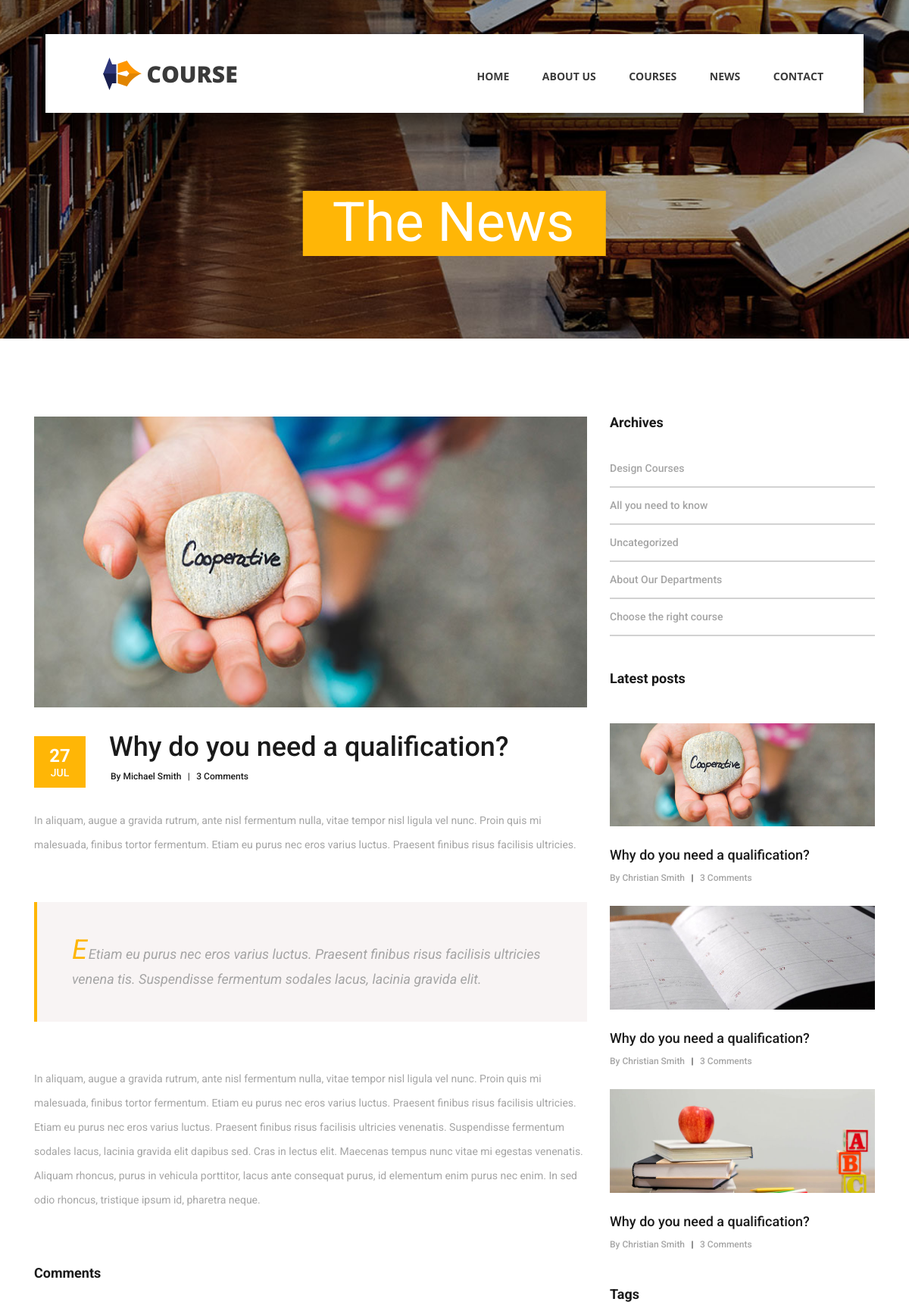
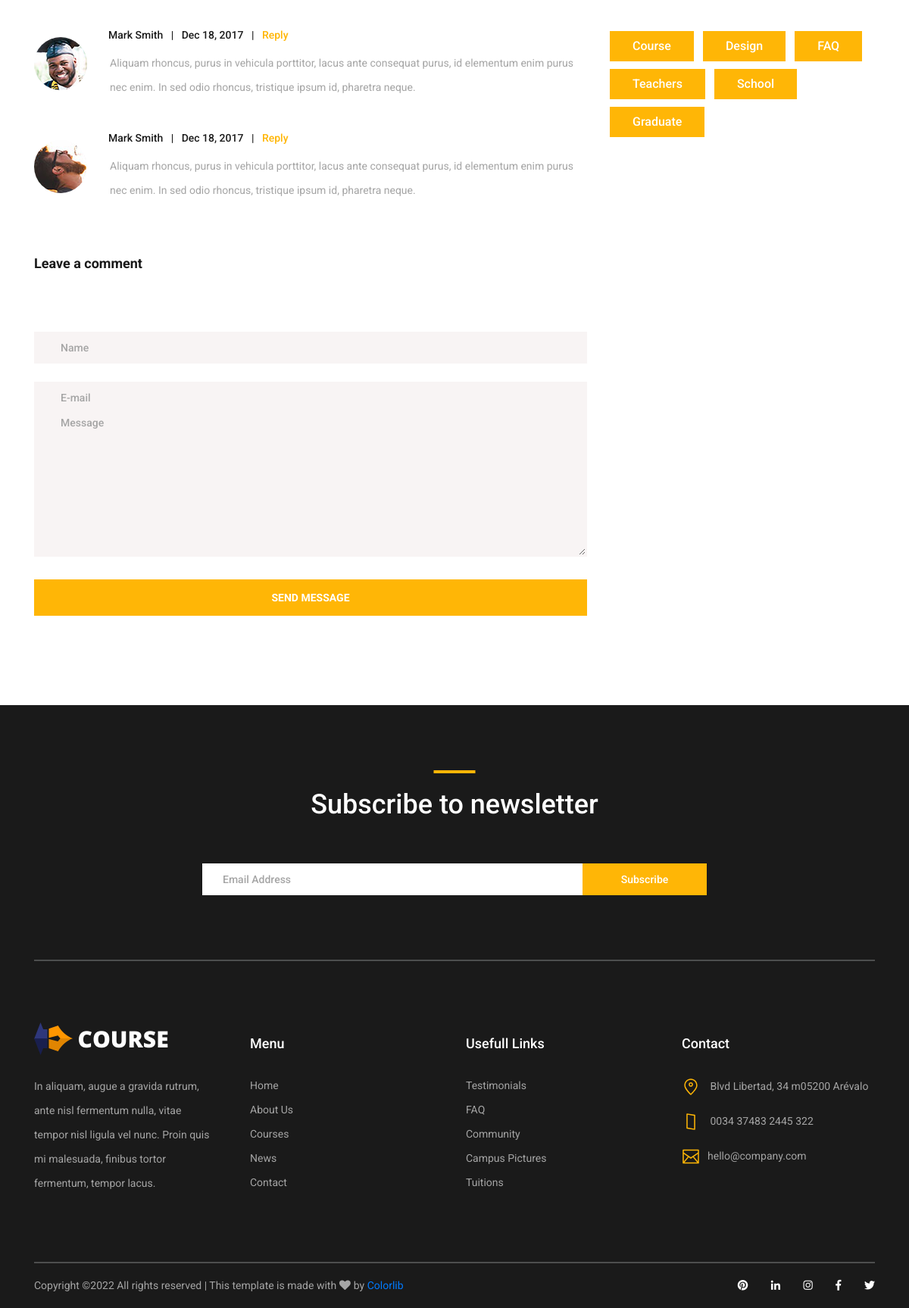
Screenshot of /news/1 with the database file from the repository (2 pictures, top to bottom).
### main/models.py (models this page shows, shortened)
class Post(models.Model):
    title = models.CharField(max_length=200)
    description1 = models.TextField()
    logo = models.ImageField(upload_to='upload')
    author = models.ForeignKey(Author, on_delete=models.CASCADE, blank=True)
    client = models.ForeignKey(Client, on_delete=models.CASCADE, blank=True)
    category = models.ForeignKey(Category, on_delete=models.CASCADE)
    pub_date2 = models.DateField(blank=True)
    description2 = models.TextField(blank=True)
    description3 = models.TextField(blank=True)

class Author(models.Model):
    logo = models.ImageField(upload_to='upload')
    name = models.CharField(max_length=200)
    title = models.CharField(max_length=200)
    price = models.IntegerField()

### main/views.py (the view)
# urls.py: path('news/<int:news_id>', newspostHandler),
def newspostHandler(request, news_id):
    newspost = Post.objects.get(id = int(news_id))
    return render(request, 'news_post.html', {'newspost':newspost,
                                              })

### templates/news_post.html
{% extends 'base.html' %}
{% block head %}
    <link rel="stylesheet" type="text/css" href="/media/styles/news_post_styles.css">
    <link rel="stylesheet" type="text/css" href="/media/styles/news_post_responsive.css">
{% endblock %}
{% block container %}
	<div class="home">
		<div class="home_background_container prlx_parent">
			<div class="home_background prlx" style="background-image:url(/media/images/news_background.jpg)"></div>
		</div>
		<div class="home_content">
			<h1>The News</h1>
		</div>
	</div>
	<div class="news">
		<div class="container">
			<div class="row">
				<div class="col-lg-8">
					<div class="news_post_container">
						<div class="news_post">
							<div class="news_post_image">
								<img src="/media/{{ newspost.logo}}" alt="https://unsplash.com/@dsmacinnes">
							</div>
							<div class="news_post_top d-flex flex-column flex-sm-row">
								<div class="news_post_date_container">
									<div class="news_post_date d-flex flex-column align-items-center justify-content-center">
										<div>{{ newspost.pub_date2|date:'d' }}</div>
										<div>{{ newspost.pub_date2|date:'M' }}</div>
									</div>
								</div>
								<div class="news_post_title_container">
									<div class="news_post_title">
										<a href="news_post.html">{{ newspost.title }}</a>
									</div>
									<div class="news_post_meta">
										<span class="news_post_author"><a href="#">By {{newspost.author.name}}</a></span>
										<span>|</span>
										<span class="news_post_comments"><a href="#">3 Comments</a></span>
									</div>
								</div>
							</div>
							<div class="news_post_text">
								<p>{{ newspost.description1}} </p>
							</div>
							<div class="news_post_quote">
								<p class="news_post_quote_text"><span>E</span>{{ newspost.description2}}</p>
							</div>
							<p class="news_post_text" style="margin-top: 59px;"> {{ newspost.description3}} </p>
						</div>
					</div>
					<div class="news_post_comments">
						<div class="comments_title">Comments</div>
						<ul class="comments_list">
							<li class="comment">
								<div class="comment_container d-flex flex-row">
									<div>
										<div class="comment_image">
											<img src="/media/images/comment_1.jpg" alt="">
										</div>
									</div>
									<div class="comment_content">
										<div class="comment_meta">
											<span class="comment_name"><a href="#">Mark Smith</a></span>
											<span class="comment_separator">|</span>
											<span class="comment_date">Dec 18, 2017</span>
											<span class="comment_separator">|</span>
											<span class="comment_reply_link"><a href="#">Reply</a></span>
										</div>
										<p class="comment_text">Aliquam rhoncus, purus in vehicula porttitor, lacus ante consequat purus, id elementum enim purus nec enim. In sed odio rhoncus, tristique ipsum id, pharetra neque. </p>
									</div>
								</div>
							</li>
							<li class="comment">
								<div class="comment_container d-flex flex-row">
									<div>
										<div class="comment_image">
											<img src="/media/images/comment_2.jpg" alt="">
										</div>
									</div>
									<div class="comment_content">
										<div class="comment_meta">
											<span class="comment_name"><a href="#">Mark Smith</a></span>
											<span class="comment_separator">|</span>
											<span class="comment_date">Dec 18, 2017</span>
											<span class="comment_separator">|</span>
											<span class="comment_reply_link"><a href="#">Reply</a></span>
										</div>
										<p class="comment_text">Aliquam rhoncus, purus in vehicula porttitor, lacus ante consequat purus, id elementum enim purus nec enim. In sed odio rhoncus, tristique ipsum id, pharetra neque. </p>
									</div>
								</div>
							</li>
						</ul>
					</div>
					<div class="leave_comment">
						<div class="leave_comment_title">Leave a comment</div>
						<div class="leave_comment_form_container">
							<form action="post">
								<input id="comment_form_name" class="input_field contact_form_name" type="text" placeholder="Name" required="required" data-error="Name is required.">
								<input id="comment_form_email" class="input_field contact_form_email" type="email" placeholder="E-mail" required="required" data-error="Valid email is required.">
								<textarea id="comment_form_message" class="text_field contact_form_message" name="message" placeholder="Message" required="required" data-error="Please, write us a message."></textarea>
								<button id="comment_send_btn" type="submit" class="comment_send_btn trans_200" value="Submit">send message</button>
							</form>
						</div>
					</div>
				</div>
				<div class="col-lg-4">
					<div class="sidebar">
						<div class="sidebar_section">
							<div class="sidebar_section_title">
								<h3>Archives</h3>
							</div>
							<ul class="sidebar_list">
								<li class="sidebar_list_item"><a href="#">Design Courses</a></li>
								<li class="sidebar_list_item"><a href="#">All you need to know</a></li>
								<li class="sidebar_list_item"><a href="#">Uncategorized</a></li>
								<li class="sidebar_list_item"><a href="#">About Our Departments</a></li>
								<li class="sidebar_list_item"><a href="#">Choose the right course</a></li>
							</ul>
						</div>
						<div class="sidebar_section">
							<div class="sidebar_section_title">
								<h3>Latest posts</h3>
							</div>
							<div class="latest_posts">
								<div class="latest_post">
									<div class="latest_post_image">
										<img src="/media/images/latest_1.jpg" alt="https://unsplash.com/@dsmacinnes">
									</div>
									<div class="latest_post_title"><a href="news_post.html">Why do you need a qualification?</a></div>
									<div class="latest_post_meta">
										<span class="latest_post_author"><a href="#">By Christian Smith</a></span>
										<span>|</span>
										<span class="latest_post_comments"><a href="#">3 Comments</a></span>
									</div>
								</div>
								<div class="latest_post">
									<div class="latest_post_image">
										<img src="/media/images/latest_2.jpg" alt="https://unsplash.com/@erothermel">
									</div>
									<div class="latest_post_title"><a href="news_post.html">Why do you need a qualification?</a></div>
									<div class="latest_post_meta">
										<span class="latest_post_author"><a href="#">By Christian Smith</a></span>
										<span>|</span>
										<span class="latest_post_comments"><a href="#">3 Comments</a></span>
									</div>
								</div>
								<div class="latest_post">
									<div class="latest_post_image">
										<img src="/media/images/latest_3.jpg" alt="https://unsplash.com/@element5digital">
									</div>
									<div class="latest_post_title"><a href="news_post.html">Why do you need a qualification?</a></div>
									<div class="latest_post_meta">
										<span class="latest_post_author"><a href="#">By Christian Smith</a></span>
										<span>|</span>
										<span class="latest_post_comments"><a href="#">3 Comments</a></span>
									</div>
								</div>
							</div>
						</div>
						<div class="sidebar_section">
							<div class="sidebar_section_title">
								<h3>Tags</h3>
							</div>
							<div class="tags d-flex flex-row flex-wrap">
								<div class="tag"><a href="#">Course</a></div>
								<div class="tag"><a href="#">Design</a></div>
								<div class="tag"><a href="#">FAQ</a></div>
								<div class="tag"><a href="#">Teachers</a></div>
								<div class="tag"><a href="#">School</a></div>
								<div class="tag"><a href="#">Graduate</a></div>
							</div>
						</div>
					</div>
				</div>
			</div>
		</div>
	</div>
{% endblock %}

### media/styles/main_styles.css (style rules this page uses)
* { margin: 0; padding: 0; -webkit-font-smoothing: antialiased; -webkit-text-shadow: rgba(0,0,0,.01) 0 0 1px; text-shadow: rgba(0,0,0,.01) 0 0 1px; }
body { font-family: 'Roboto', sans-serif; font-size: 14px; font-weight: 400; background: #FFFFFF; color: #a5a5a5; }
div { display: block; position: relative; -webkit-box-sizing: border-box; -moz-box-sizing: border-box; box-sizing: border-box; }
ul { list-style: none; margin-bottom: 0px; }
p { font-family: 'Roboto', sans-serif; font-size: 14px; line-height: 2.29; font-weight: 400; color: #a5a5a5; -webkit-font-smoothing: antialiased; -webkit-text-shadow: rgba(0,0,0,.01) 0 0 1px; text-shadow: rgba(0,0,0,.01) 0 0 1px; }
a, a:hover, a:visited, a:active, a:link { text-decoration: none; -webkit-font-smoothing: antialiased; -webkit-text-shadow: rgba(0,0,0,.01) 0 0 1px; text-shadow: rgba(0,0,0,.01) 0 0 1px; }
h1 { font-size: 36px; }
h3 { font-size: 18px; }
h1, h2, h3, h4, h5, h6 { font-family: 'Roboto', sans-serif; -webkit-font-smoothing: antialiased; -webkit-text-shadow: rgba(0,0,0,.01) 0 0 1px; text-shadow: rgba(0,0,0,.01) 0 0 1px; }
.trans_200 { -webkit-transition: all 200ms ease; -moz-transition: all 200ms ease; -ms-transition: all 200ms ease; -o-transition: all 200ms ease; transition: all 200ms ease; }
.prlx_parent { overflow: hidden; }
.prlx { height: 130% !important; }
.home { width: 100%; height: 100vh; }
.input_field { width: 100%; height: 42px; background: #FFFFFF; box-sizing: border-box; border: solid 2px #FFFFFF; padding-left: 25px; margin-bottom: 24px; }
input:last-of-type { margin-bottom: 0px; }

### rows the page displays
Post: logo (picture), pub_date2 "27", pub_date2 "JUL", title "Why do you need a qualification?", author.name "Michael Smith", description1 "In aliquam, augue a gravida rutrum, ante nisl fermentum nulla, vitae tempor nisl ligula vel nunc. Proin quis mi malesuada, finibus tortor fermentum. Etiam eu purus nec eros varius luctus. Praesent finibus risus facilisis ultricies.", description2 "Etiam eu purus nec eros varius luctus. Praesent finibus risus facilisis ultricies venena tis. Suspendisse fermentum sodales lacus, lacinia gravida elit.", description3 "In aliquam, augue a gravida rutrum, ante nisl fermentum nulla, vitae tempor nisl ligula vel nunc. Proin quis mi malesuada, finibus tortor fermentum. Etiam eu purus nec eros varius luctus. Praesent finibus risus facilisis ultricies. Etiam eu purus nec eros varius luctus. Praesent finibus risus facilisis ultricies venenatis. Suspendisse fermentum sodales lacus, lacinia gravida elit dapibus sed. Cras in lectus elit. Maecenas tempus nunc vitae mi egestas venenatis. Aliquam rhoncus, purus in vehicula porttitor, lacus ante consequat purus, id elementum enim purus nec enim. In sed odio rhoncus, tristique ipsum id, pharetra neque."
